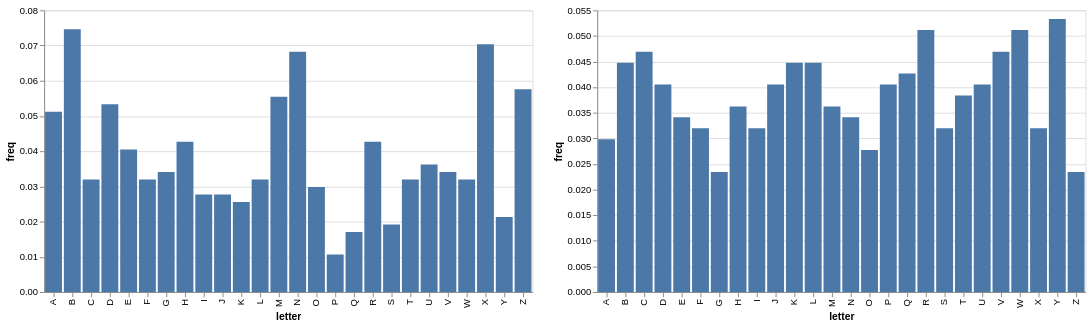

This figure's notebook cell:
### Markdown cell above
We can compare `Y1` and `Y2` more directly with `alt.hconcat`, but notice that the y-axes in each diagram do not line up. To be fair, this would have been a problem even without concatenation.

### Code cell
alt.hconcat(freq_chart(Y1), freq_chart(Y2))

### Figure 1 — Vega-Lite specification as saved in the notebook (floating-point values rounded to 4 significant figures)
{"config": {"view": {"continuousWidth": 300, "continuousHeight": 300}}, "hconcat": [{"data": {"name": "data-35155a5d0eca28d2322581d2d924a33c"}, "mark": {"type": "bar"}, "encoding": {"tooltip": [{"field": "letter", "type": "nominal"}, {"field": "freq", "type": "quantitative"}], "x": {"field": "letter", "scale": {"domain": ["A", "B", "C", "D", "E", "F", "G", "H", "I", "J", "K", "L", "M", "N", "O", "P", "Q", "R", "S", "T", "U", "V", "W", "X", "Y", "Z"]}, "type": "nominal"}, "y": {"field": "freq", "type": "quantitative"}}}, {"data": {"name": "data-6d0177b0d4d2158d627c60a713c3a3ff"}, "mark": {"type": "bar"}, "encoding": {"tooltip": [{"field": "letter", "type": "nominal"}, {"field": "freq", "type": "quantitative"}], "x": {"field": "letter", "scale": {"domain": ["A", "B", "C", "D", "E", "F", "G", "H", "I", "J", "K", "L", "M", "N", "O", "P", "Q", "R", "S", "T", "U", "V", "W", "X", "Y", "Z"]}, "type": "nominal"}, "y": {"field": "freq", "type": "quantitative"}}}], "$schema": "https://vega.github.io/schema/vega-lite/v5.8.0.json", "datasets": {"data-35155a5d0eca28d2322581d2d924a33c": [{"letter": "A", "freq": 0.05117}, {"letter": "B", "freq": 0.07463}, {"letter": "C", "freq": 0.03198}, {"letter": "D", "freq": 0.0533}, {"letter": "E", "freq": 0.04051}, {"letter": "F", "freq": 0.03198}, {"letter": "G", "freq": 0.03412}, {"letter": "H", "freq": 0.04264}, {"letter": "I", "freq": 0.02772}, {"letter": "J", "freq": 0.02772}, {"letter": "K", "freq": 0.02559}, {"letter": "L", "freq": 0.03198}, {"letter": "M", "freq": 0.05544}, {"letter": "N", "freq": 0.06823}, {"letter": "O", "freq": 0.02985}, {"letter": "P", "freq": 0.01066}, {"letter": "Q", "freq": 0.01706}, {"letter": "R", "freq": 0.04264}, {"letter": "S", "freq": 0.01919}, {"letter": "T", "freq": 0.03198}, {"letter": "U", "freq": 0.03625}, {"letter": "V", "freq": 0.03412}, {"letter": "W", "freq": 0.03198}, {"letter": "X", "freq": 0.07036}, {"letter": "Y", "freq": 0.02132}, {"letter": "Z", "freq": 0.05757}], "data-6d0177b0d4d2158d627c60a713c3a3ff": [{"letter": "A", "freq": 0.02985}, {"letter": "B", "freq": 0.04478}, {"letter": "C", "freq": 0.04691}, {"letter": "D", "freq": 0.04051}, {"letter": "E", "freq": 0.03412}, {"letter": "F", "freq": 0.03198}, {"letter": "G", "freq": 0.02345}, {"letter": "H", "freq": 0.03625}, {"letter": "I", "freq": 0.03198}, {"letter": "J", "freq": 0.04051}, {"letter": "K", "freq": 0.04478}, {"letter": "L", "freq": 0.04478}, {"letter": "M", "freq": 0.03625}, {"letter": "N", "freq": 0.03412}, {"letter": "O", "freq": 0.02772}, {"letter": "P", "freq": 0.04051}, {"letter": "Q", "freq": 0.04264}, {"letter": "R", "freq": 0.05117}, {"letter": "S", "freq": 0.03198}, {"letter": "T", "freq": 0.03838}, {"letter": "U", "freq": 0.04051}, {"letter": "V", "freq": 0.04691}, {"letter": "W", "freq": 0.05117}, {"letter": "X", "freq": 0.03198}, {"letter": "Y", "freq": 0.0533}, {"letter": "Z", "freq": 0.02345}]}}
